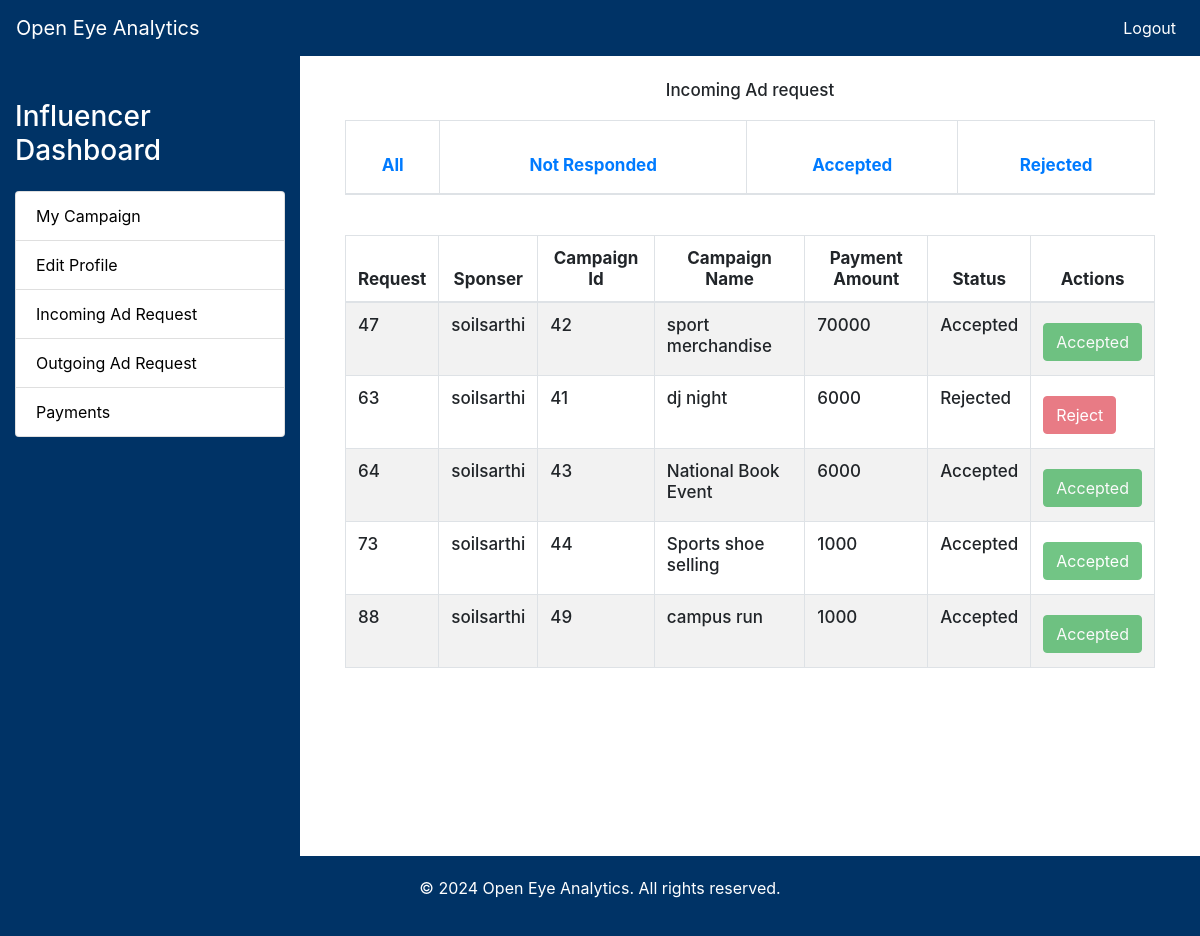
The page /oeanalytics/influencer/dashboard/incoming/All (signed in) on the database its author committed.
### app.py (models this page shows)
class Request(db.Model):
    request_id = db.Column(db.Integer, primary_key=True, autoincrement=True)
    influencer_u = db.Column(db.String, db.ForeignKey('influencer.username'), nullable=False)
    sponser_u = db.Column(db.String, db.ForeignKey('sponsor.username'), nullable=False)
    campaign_id = db.Column(db.Integer, db.ForeignKey('campaign.campaignid'), nullable=False)
    campaign_name = db.Column(db.String, nullable=False)
    status = db.Column(db.Integer, nullable=False)
    payment_amount = db.Column(db.Integer, nullable=False)
    requirements = db.Column(db.String, nullable=False)
    messages = db.Column(db.String, nullable=False)
    role = db.Column(db.String, nullable=False)
    category = db.Column(db.String, db.ForeignKey('category.category'), nullable=False)

### app.py (the view, shortened to what this page needs)
@app.route('/oeanalytics/influencer/dashboard/incoming/<filter>', methods=['POST', 'GET'])
def incoming_influencer(filter):
    if filter == 'All':
        requests = Request.query.filter_by(influencer_u=session['username'],role='Sponser').all()
        return render_template('influencer_dashboard.html',template='incoming_influencer.html',requests = requests)

### templates/influencer_dashboard.html (shortened to what this page needs)
<!DOCTYPE html>
<html lang="en">
<head>
    <link href="https://stackpath.bootstrapcdn.com/bootstrap/4.5.2/css/bootstrap.min.css" rel="stylesheet">
</head>
<body>
    <nav class="navbar navbar-expand-lg navbar-dark">
        <a class="navbar-brand" href="#">Open Eye Analytics</a>
        <div class="collapse navbar-collapse" id="navbarNav">
            <ul class="navbar-nav ml-auto">
                <li class="nav-item">
                    <a class="nav-link" href="url_for('oeanalytics')">Logout</a>
                </li>
            </ul>
        </div>
    </nav>
    <div class="main-content">
        <div class="sidebar col-md-3">
            <h3 class="mt-4 mb-4">Influencer Dashboard</h3>
            <ul class="list-group">
                <a class="list-group-item" href="{{ url_for('influencer_my_campaign') }}" style="color: black !important;">My Campaign</a>
                <a class="list-group-item" href="{{ url_for('edit_influencer') }}">Edit Profile</a>
                <a class="list-group-item" href="{{ url_for('incoming_influencer', filter='All') }}">Incoming Ad Request</a>
                <a class="list-group-item" href="{{ url_for('outgoing_influencer', filter='All') }}" >Outgoing Ad Request</a>
                <a class="list-group-item" href="{{ url_for('show_payments_influencer') }}">Payments</a>
            </ul>
        </div>
        <div class="col-md-9">
            <div class="container">
                <div class="row mt-4">
                    <div class="col">
                        <h1>{% include template %}</h1>
                    </div>
                </div>
            </div>
        </div>
    </div>
    <div class="footer">
        <p>&copy; 2024 Open Eye Analytics. All rights reserved.</p>
    </div>
</body>
</html>

### templates/incoming_influencer.html (shortened to what this page needs)
<!DOCTYPE html>
<html lang="en">
<head>
    <link href="https://stackpath.bootstrapcdn.com/bootstrap/4.5.2/css/bootstrap.min.css" rel="stylesheet">
</head>
<body>
    <div class="container">
        <h1 class="text-center" style="font-size: 17px;">Incoming Ad request</h1>
        <table class="table table-striped table-bordered">
            <thead>
                <tr>
                    <th>
                        <a href="{{ url_for('incoming_influencer', filter='All') }}">All</a>
                    </th>
                    <th>
                        <a href="{{ url_for('incoming_influencer', filter='Not Responded') }}">Not Responded</a>
                    </th>
                    <th>
                        <a href="{{ url_for('incoming_influencer', filter='Accepted') }}">Accepted</a>
                    </th>
                    <th>
                        <a href="{{ url_for('incoming_influencer', filter='Rejected') }}">Rejected</a>
                    </th>
                </tr>
            </thead>
        <table class="table table-striped table-bordered">
        <table class="table table-striped table-bordered">
            <thead>
                <tr>
                    <th style="font-size: 17px;">Request</th>
                    <th style="font-size: 17px;">Sponser</th>
                    <th style="font-size: 17px;">Campaign Id</th>
                    <th style="font-size: 17px;">Campaign Name</th>
                    <th style="font-size: 17px;">Payment Amount</th>
                    <th style="font-size: 17px;">Status</th>
                    <th style="font-size: 17px;">Actions</th>
                </tr>
            </thead>
            <tbody>
                {% for request in requests %}
                <tr><td style="font-size: 17px;">{{ request.request_id }}</td>
                    <td style="font-size: 17px;">{{ request.sponser_u }}</td>
                    <td style="font-size: 17px;">{{ request.campaign_id }}</td>
                    <td style="font-size: 17px;">{{ request.campaign_name }}</td>
                    <td style="font-size: 17px;">{{ request.payment_amount }}</td>
                    <td style="font-size: 17px;">
                        {% if request.status == 0 %}
                            Not Responded
                        {% elif request.status == 1 %}
                            Accepted
                        {% elif request.status == 2 %}
                            Rejected
                        {% elif request.status == 3 %}
                            Ad Closed
                        {% elif request.status == 4 %}
                            Campaign Banned
                        {% elif request.status == 5 %}
                            Influencer Banned
                        {% elif request.status == 6 %}
                            Sponser Banned
                        {% endif %}
                    </td>
                    <td>
                        {% if request.status == 0 %}
                            <a href="{{ url_for('update_request_influencer', request_id=request.request_id, new_status=1) }}" class="btn btn-success">Accept</a>
                            <a href="{{ url_for('update_request_influencer', request_id=request.request_id, new_status=2) }}" class="btn btn-danger">Reject</a>
                        {% elif request.status == 1 %}
                            <button class="btn btn-success" disabled>Accepted</button>
                        {% elif request.status == 2 %}
                            <button class="btn btn-danger" disabled>Reject</button>
                        {% elif request.status == 3 %}
                            <button class="btn btn-danger" disabled>Ad Closed</button>
                        {% elif request.status == 4 %}
                            <button class="btn btn-danger" disabled>Campaign Banned</button>
                        {% elif request.status == 5 %}
                            <button class="btn btn-danger" disabled>Influencer Banned</button>
                        {% elif request.status == 6 %}
                            <button class="btn btn-danger" disabled>Sponser Banned</button>
                        {% endif %}
                    </td>
                </tr>
                {% endfor %}
            </tbody>
        </table>
    </div>
</body>
</html>

### templates/influencer_dashboard.html (style rules this page uses)
body, html { height: 100%; margin: 0; }
.main-content { display: flex; flex-direction: row; min-height: 100vh; }
.sidebar { background-color: #003366; color: #ffffff; padding: 20px; }
.sidebar a { color: black; text-decoration: none; }
.footer { background-color: #003366; color: #ffffff; text-align: center; padding: 20px; }
.navbar { background-color: #003366; }
.navbar-brand, .nav-link { color: #ffffff !important; }

### templates/incoming_influencer.html (style rules this page uses)
.table { margin-top: 20px; }
.table th a { font-size: 17px; color: #007bff; text-decoration: none; }
.table th { text-align: center; vertical-align: middle; }

### rows shown on the page
Request: request_id "47", sponser_u "soilsarthi", campaign_id "42", campaign_name "sport merchandise", payment_amount "70000", status "Accepted"
Request: request_id "63", sponser_u "soilsarthi", campaign_id "41", campaign_name "dj night", payment_amount "6000", status "Rejected"
Request: request_id "64", sponser_u "soilsarthi", campaign_id "43", campaign_name "National Book Event", payment_amount "6000", status "Accepted"
Request: request_id "73", sponser_u "soilsarthi", campaign_id "44", campaign_name "Sports shoe selling", payment_amount "1000", status "Accepted"
Request: request_id "88", sponser_u "soilsarthi", campaign_id "49", campaign_name "campus run", payment_amount "1000", status "Accepted"
